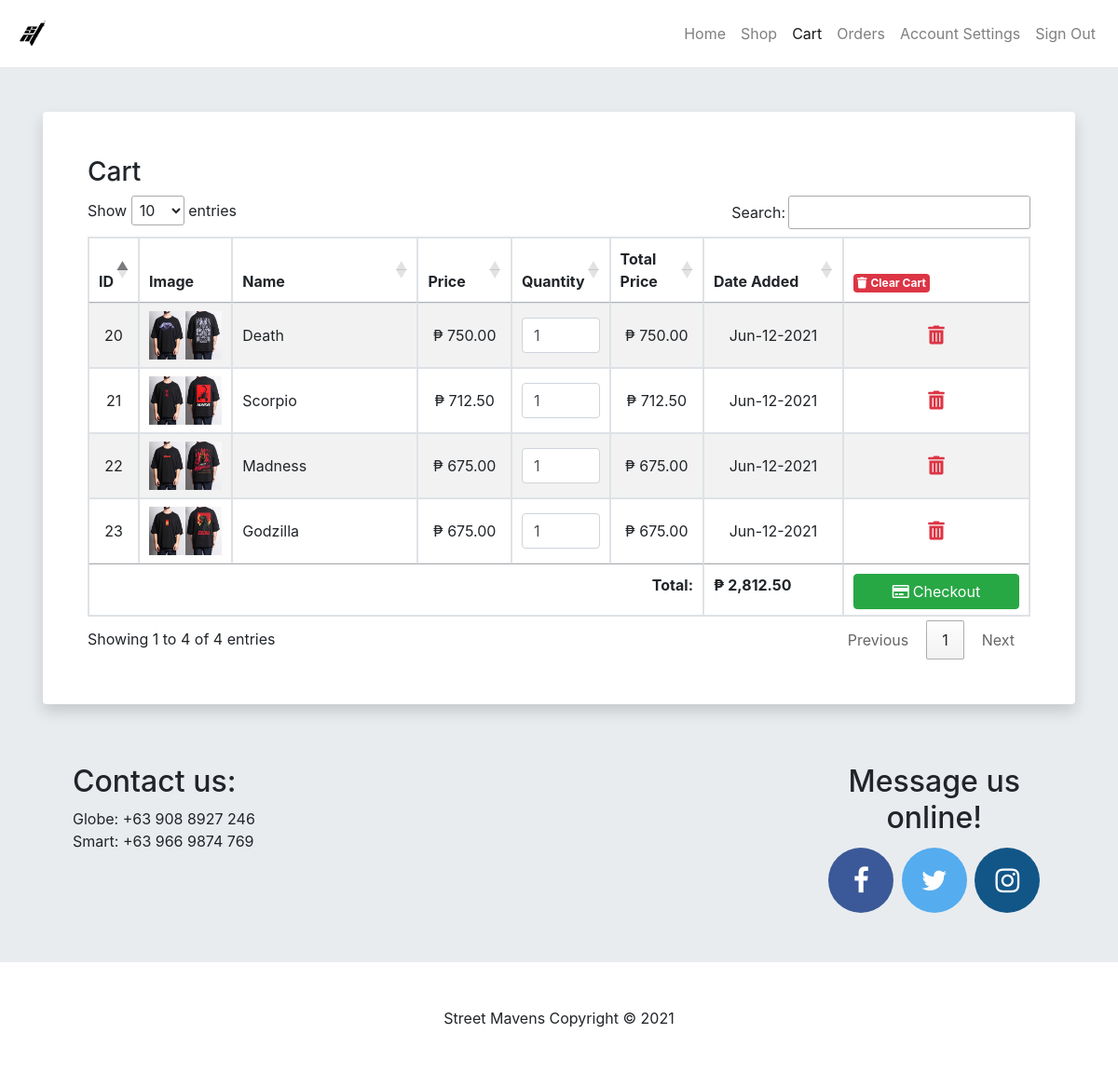
Page /cart.php (signed in) on the committed database.
### tables this page shows
CREATE TABLE `cart` (
  `id` int(11) NOT NULL,
  `user_id` int(11) NOT NULL,
  `product_id` int(11) NOT NULL,
  `quantity` int(11) NOT NULL,
  `date_added` timestamp NOT NULL DEFAULT current_timestamp()
);

CREATE TABLE `products` (
  `id` int(11) NOT NULL,
  `user_id` int(11) NOT NULL,
  `name` varchar(100) NOT NULL,
  `description` varchar(200) NOT NULL,
  `price` int(11) NOT NULL,
  `discount_percentage` int(11) NOT NULL,
  `stock` int(11) NOT NULL,
  `image_path` varchar(200) NOT NULL,
  `date_added` timestamp NOT NULL DEFAULT current_timestamp()
);

### functions/functions.php (called while the page is built, shortened)
<?php
function get_all_products_in_cart($user_id)
{
    global $__conn;
    $error = 0;
    $data = array();
    $total = 0;
    $stmt = $__conn->prepare(
        "SELECT cart.id, products.id, products.name, products.description, products.price,
        products.discount_percentage, products.stock, products.image_path, cart.quantity, cart.date_added
        FROM cart
        INNER JOIN products ON products.id = cart.product_id
        WHERE cart.user_id = ?"
    );
    if (
        $stmt &&
        $stmt->bind_param('i', $user_id) &&
        $stmt->execute() &&
        $stmt->store_result() &&
        $stmt->bind_result(
            $cart_id,
            $product_id,
            $name,
            $description,
            $price,
            $discount_percentage,
            $stock,
            $image_path,
            $quantity,
            $date_added
        )
    ) {
        while ($stmt->fetch()) {
            $discounted_price = $price - ($price * ($discount_percentage / 100));
            $total += $discounted_price * $quantity;
            $data[] = array(
                'cart_id' => $cart_id,
                'product_id' => $product_id,
                'name' => $name,
                'description' => $description,
                'price' => $price,
                'discount_percentage' => $discount_percentage,
                'stock' => $stock,
                'image_path' => $image_path,
                'quantity' => $quantity,
                'date_added' => $date_added
            );
        }
    }
    return array(
        'error' => $error,
        'data' => $data,
        'total' => number_format($total, 2)
    );
}

### cart.php (the view, shortened to what this page needs)
<?php
require_once('statics/database_info.php');
require_once('functions/functions.php');
?>
<!DOCTYPE html>
<html lang="en">
<head>
    <?php include_once('includes/head.php') ?>
</head>
<body>
    <?php include_once('includes/navbar.php') ?>
    <main>
        <div class="container mt-5">
            <div class="row">
                <div class="table-responsive mx-3 p-5 bg-white rounded shadow">
                    <h3>Cart</h3>
                    <table id="tbl_cart" class="table table-striped table-bordered bg-white">
                        <thead>
                            <tr style="text-align: center;">
                                <th width="5%">ID</th>
                                <th width="10%">Image</th>
                                <th width="20%">Name</th>
                                <th width="10%">Price</th>
                                <th width="10%">Quantity</th>
                                <th width="10%">Total Price</th>
                                <th width="15%">Date Added</th>
                                <th width="20%">
                                    <span class="badge-danger badge p-1" style="cursor: pointer;" onclick="emptyCart()"><i class="fas fa-trash mr-1"></i>Clear Cart</span>
                                </th>
                            </tr>
                        </thead>
                        <tbody>
                            <?php
                            $result = get_all_products_in_cart($_SESSION['id']);
                            $products = $result['data'];
                            foreach ($products as $product) {
                                $price = $product['price'];
                                $discounted_price = $price - ($price * ($product['discount_percentage'] / 100)); ?>
                                <tr id="tr_cart_item_<?= $product['cart_id'] ?>">
                                    <td class="text-center align-middle"><?= $product['cart_id'] ?></td>
                                    <td class="align-middle">
                                        <img class="img-fluid" src="<?= $product['image_path'] ?>" alt="Product Image">
                                    </td>
                                    <td class="align-middle"><?= $product['name'] ?></td>
                                    <td class="text-center align-middle">₱ <?= number_format($discounted_price, 2) ?></td>
                                    <td class="text-center align-middle">
                                        <input type="number" cart_id="<?= $product['cart_id'] ?>" class="form-control quantity" value="<?= $product['quantity'] ?>" placeholder="Quantity">
                                    </td>
                                    <td class="text-center align-middle" id="cart_total_price_<?= $product['cart_id'] ?>">₱ <?= number_format($discounted_price * $product['quantity'], 2) ?></td>
                                    <td class="text-center align-middle"><?= date('M-d-Y', strtotime($product['date_added'])) ?></td>
                                    <td class="text-center align-middle">
                                        <span class="text-danger lead remove_cart_item" style="cursor: pointer;" cart_id="<?= $product['cart_id'] ?>"><i class="fas fa-trash-alt"></i></span>
                                    </td>
                                </tr>
                            <?php } ?>
                        </tbody>
                        <tfoot>
                            <tr>
                                <th colspan="6" class="text-right">Total:</th>
                                <th id="grand_total">₱ <?= $result['total'] ?></th>
                                <th>
                                    <button id="btn_checkout" class="btn btn-success btn-block" onclick="window.location.href = 'checkout.php';" <?= ($result['total'] > 1) ? '' : 'disabled'; ?>><i class="far fa-credit-card mr-1"></i>Checkout</button>
                                </th>
                            </tr>
                        </tfoot>
                    </table>
                </div>
            </div>
        </div>
    </main>
    <?php include_once('includes/section.php') ?>
    <?php include_once('includes/footer.php') ?>
</body>
</html>

### styles/styles.css (style rules this page uses)
body { background-color: #e9ecef; }

### rows in the picture
cart: id "20", product.image_path (picture), product.name "Death", product.discount_percentage "750.00", quantity "1", $discounted_price * $product['quantity'] "750.00", date_added "Jun-12-2021"
cart: id "21", product.image_path (picture), product.name "Scorpio", product.discount_percentage "712.50", quantity "1", $discounted_price * $product['quantity'] "712.50", date_added "Jun-12-2021"
cart: id "22", product.image_path (picture), product.name "Madness", product.discount_percentage "675.00", quantity "1", $discounted_price * $product['quantity'] "675.00", date_added "Jun-12-2021"
cart: id "23", product.image_path (picture), product.name "Godzilla", product.discount_percentage "675.00", quantity "1", $discounted_price * $product['quantity'] "675.00", date_added "Jun-12-2021"

### other values in the picture
$result['total'] "2,812.50"
